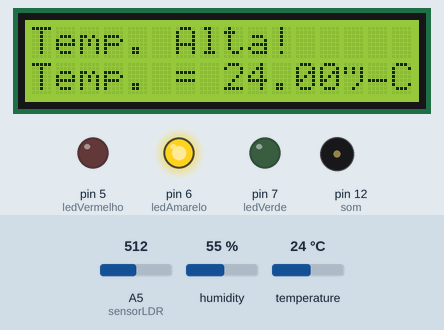
Simulated run of this sketch. Board: Arduino Uno, built with avr-gcc and run on an emulated ATmega328P. Shown: 16×2 character LCD, output pins drawn as LEDs (lit = HIGH), buzzer (waves = sounding). The test bench sets the inputs (shaded band); at power-on: humidity 55 %, temperature 24 °C, A5 (sensorLDR) = 512. Pins used as bus, display or sensor lines are not drawn; what the sketch prints to the serial monitor is not drawn.

Above: at 7.4 s.
7.5 s: humidity set to 59 %
At 16.3 s:
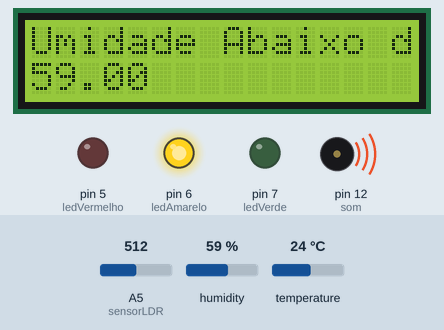
16.6 s: humidity set to 62 %
22.6 s: temperature set to 12 °C
At 31.2 s:
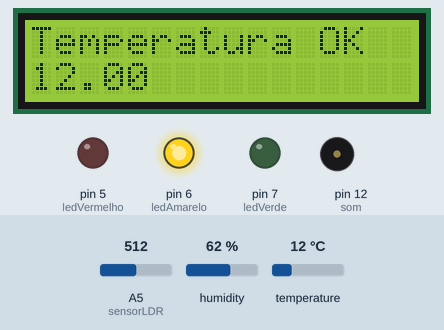
31.6 s: humidity set to 22 %
At 40.6 s:
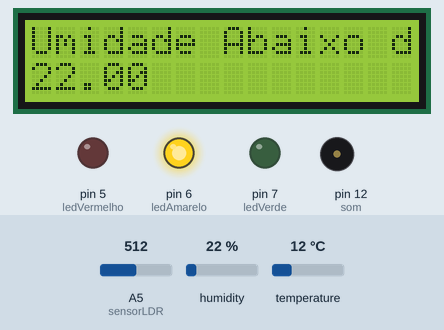
41.6 s: A5 (sensorLDR) set to 582
46.8 s: A5 (sensorLDR) set to 612
At 66.1 s:
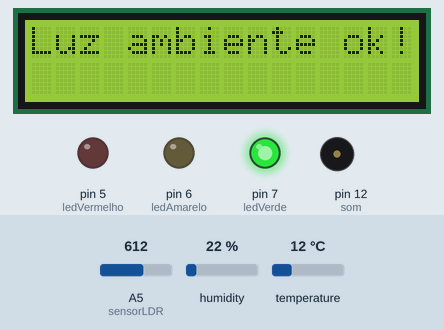
Timing chart, 0 to 67.6 s (numbered marks = the images above; inputs shaded):
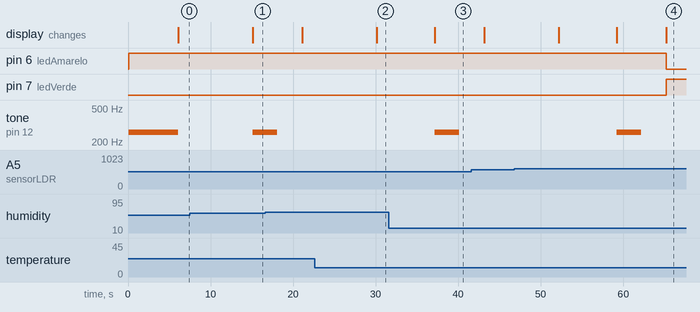

The sketch:

sketch.ino
```cpp
#include <DHT.h>
#include <LiquidCrystal.h>

// Aqui estamos "chamando" algumas bibliotecas que ajudam o nosso código a fazer certas coisas, como ler sensores e mostrar informações em um visor.

DHT dht(13, DHT22); // Estamos dizendo ao programa onde está conectado o sensor de temperatura e umidade.

int ledVerde = 7; // Estamos dizendo ao programa onde estão conectados os LEDs de cor verde, amarela e vermelha.
int ledAmarelo = 6;
int ledVermelho = 5;

int som = 12; // Aqui estamos dizendo onde está conectado o componente que faz o som.

int sensorLDR = A5; // Estamos dizendo onde está conectado o sensor de luz.
LiquidCrystal lcd (11, 10, 9, 8, 4, 3); // Estamos configurando o visor para mostrar informações.

long tempoAnterior = 0; // Esta variável é usada para contar o tempo.

void setup()
{
  // Aqui estamos configurando os pinos do Arduino para serem usados como entrada ou saída.
  pinMode(ledVerde, OUTPUT);
  pinMode(ledAmarelo, OUTPUT);
  pinMode(ledVermelho, OUTPUT);
  pinMode(som, OUTPUT);
  pinMode(sensorLDR, INPUT);

  // Aqui estamos preparando o sensor de temperatura e umidade e o visor para funcionarem.
  dht.begin();
  lcd.begin(16,2); // O visor tem 16 "casinhas" de largura e 2 "andares" de altura.
  Serial.begin(9600); // Isto é usado para enviar mensagens para um computador, mas não estamos usando muito aqui.
}

void loop()
{
  // Aqui começa o que o programa vai fazer de novo e de novo.

  ldr(); // Primeiro, vamos verificar a luz usando o sensor LDR.
  delay(1000); // Vamos esperar um pouco para dar tempo de fazer as medições.

  Temperatura(); // Agora, vamos verificar a temperatura do ambiente.
  delay(1000); // Esperamos de novo um pouco.

  Humidade(); // Por fim, vamos verificar a umidade do ambiente.
}

void ldr(){
  int leitura = analogRead(sensorLDR); // Aqui estamos lendo o quanto de luz tem por perto.
  Serial.print("Leitura: ");
  Serial.println(leitura); // Isso só é útil se estivermos conectados a um computador para ver as mensagens.

  // Agora, dependendo de quanto de luz tem, vamos fazer algo diferente:

  if(analogRead(sensorLDR) > 600){ // Se for muita luz...
    lcd.clear();
    lcd.setCursor(0,0);
    lcd.print("Luz ambiente ok!"); // ...dizemos que está tudo bem com a luz.
    noTone(som); // Paramos qualquer som que esteja tocando.
    digitalWrite(ledVerde, HIGH); // E acendemos o LED verde.
    digitalWrite(ledAmarelo, LOW); // E apagamos os outros LEDs.
    digitalWrite(ledVermelho, LOW);
  }
  else if (analogRead(sensorLDR) > 120) { // Se a luz estiver na metade...
    lcd.clear();
    lcd.setCursor(0,0);
    lcd.print("Ambiente a meia");
    lcd.setCursor(0,1);
    lcd.print("luz!"); // ...dizemos que a luz está na metade.
    digitalWrite(ledAmarelo, HIGH); // Acendemos o LED amarelo.
    digitalWrite(ledVerde, LOW); // E apagamos os outros LEDs.
    digitalWrite(ledVermelho, LOW);
    tone(som, 261); // E fazemos um som de alerta.
    digitalWrite(som, HIGH); // E ligamos o componente que faz o som.

    if (millis() >= tempoAnterior + 3000){ // Esperamos um pouco...
      noTone(som); // ...e paramos o som.
      digitalWrite(som, LOW); // E desligamos o componente de som.
      delay(3000); // Esperamos mais um pouco.
    }
  }
  else{ // Se estiver escuro...
    lcd.clear();
    lcd.setCursor(0,0);
    lcd.print("Ambiente muito");
    lcd.setCursor(0,1);
    lcd.print("claro!"); // ...dizemos que está muito escuro.
    digitalWrite(ledVermelho, HIGH); // Acendemos o LED vermelho.
    digitalWrite(ledAmarelo, LOW); // E apagamos os outros LEDs.
    digitalWrite(ledVerde, LOW);
    tone(som, 261); // Fazemos um som de alerta.
    digitalWrite(som, HIGH); // E ligamos o componente de som.
  }
}

void Temperatura(){
  float tempSum = 0;
  float temperature = dht.readTemperature(); // Lemos a temperatura.

  if(millis() >= tempoAnterior + 1000){ // Esperamos um pouco.
    for (int i = 0; i < 5; i++) { // Fazemos isso 5 vezes...
      tempSum += temperature; // ...e somamos a temperatura.
      delay(1000); // Esperamos mais um pouco.
    }
  }
  float tempMedia = tempSum / 5; // Tiramos a média.
  float temperatura = dht.readTemperature(); // Lemos a temperatura de novo.
  Serial.print("Temperatura = ");
  Serial.println(temperatura); // Mais mensagens para o computador.

  if (tempMedia > 10 && tempMedia < 15){ // Se a temperatura estiver boa...
    lcd.clear();
    lcd.setCursor(0,0);
    lcd.print("Temperatura OK"); // ...dizemos que está tudo ok.
    lcd.setCursor(0,1);
    lcd.print(tempMedia);
    delay(1000); // Esperamos um pouco.
  }
  else if (tempMedia > 15){ // Se estiver muito quente...
    lcd.clear();
    lcd.setCursor(0,0);
    lcd.print("Temp. Alta!");
    lcd.setCursor(0,1);
    lcd.print("Temp. = ");
    lcd.print(tempMedia);
    lcd.print("°C"); // ...dizemos que está muito quente.
    tone(som, 261); // Fazemos um som de alerta.
    digitalWrite(som, HIGH); // E ligamos o componente de som.

    if (millis() >= tempoAnterior + 3000){ // Esperamos um pouco...
      noTone(som); // ...e paramos o som.
      digitalWrite(som, LOW); // E desligamos o componente de som.
      delay(3000); // Esperamos mais um pouco.
    }
  }
}

void Humidade(){
  float humiditySum = 0;
  float humidity = dht.readHumidity(); // Lemos a umidade.

  if(millis() >= tempoAnterior + 1000){ // Esperamos um pouco.
    for (int i = 0; i < 5; i++) { // Fazemos isso 5 vezes...
      humiditySum += humidity; // ...e somamos a umidade.
      delay(1000); // Esperamos mais um pouco.
    }
  }
  float humiMedia = humiditySum / 5; // Tiramos a média.
  float umidade = dht.readHumidity(); // Lemos a umidade de novo.
  Serial.print("Umidade = ");
  Serial.println(umidade); // Mais mensagens para o computador.

  if (humiMedia > 60 && humiMedia < 80){ // Se a umidade estiver boa...
    lcd.clear();
    lcd.setCursor(0,0);
    lcd.print("Umidade OK"); // ...dizemos que está tudo ok.
    lcd.setCursor(0,1);
    lcd.print(humiMedia);
    lcd.print("ºC");
    delay(5000); // Esperamos um pouco mais.
  }
  else { // Se a umidade estiver fora do normal...
    lcd.clear();
    lcd.setCursor(0,0);
    lcd.print("Umidade Abaixo do Normal");
    lcd.setCursor(0,1);
    lcd.print(humiMedia);
    tone(som, 261); // Fazemos um som de alerta.
    digitalWrite(som, HIGH); // E ligamos o componente de som.
    delay(3000); // Esperamos um pouco.
    noTone(som); // Paramos o som.
    digitalWrite(som, LOW); // E desligamos o componente de som.
    delay(3000); // Esperamos mais um pouco.
  }
}
```

Measured:
- the behaviour switches between 600 and 601 on A5 (sensorLDR) (found by bisection; images 3 and 4)
- after the input at 7.5 s, the display: changes after 7.6 s (image 1)
- after the input at 22.6 s, the display: changes after 7.5 s (image 2)
- after the input at 31.6 s, tone on pin 12 (som): silent → 261 Hz after 5.5 s, → silent 3.0 s later; the display: changes after 5.5 s (image 3)
- after the input at 46.8 s, pin 6 (ledAmarelo): HIGH → LOW after 18.4 s; pin 7 (ledVerde): LOW → HIGH after 18.4 s; the display: first differs from a run without the input after 18.4 s (image 4)
